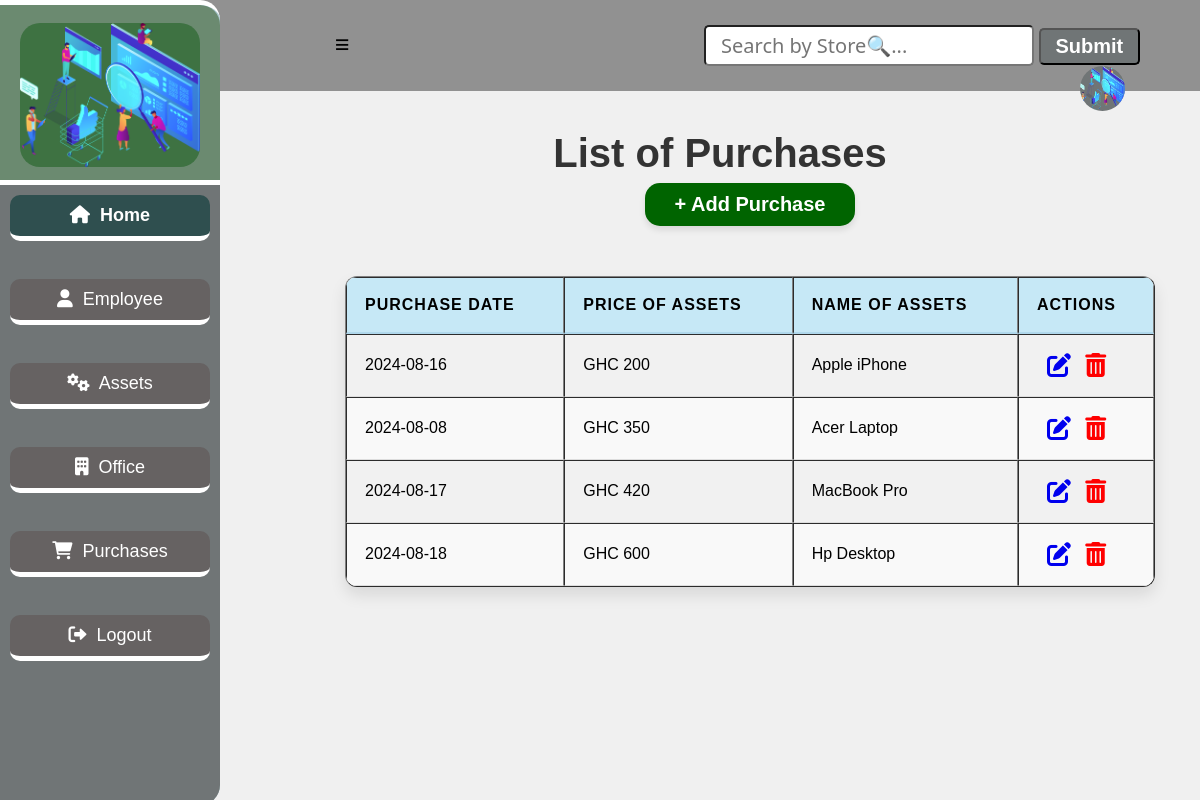
/purchase, run on the app's committed database.
### app.py (models this page shows, shortened)
class Purchase(db.Model):
    __tablename__ = "purchases"
    id=db.Column(db.Integer, primary_key=True)
    date=db.Column(db.String(10))
    store=db.Column(db.String(10))
    warranty_period=db.Column(db.Integer)
    equipment_rel=db.relationship('Equipment', backref='equipment_purchase')

### app.py (the view)
@app.route('/purchase')
def purchase():
    purchases = Purchase.query.all()
    return render_template('purchaseList.html', purchases=purchases)

### app.py (called while the page is built)
@app.before_request
def create_table():
    db.create_all()

### templates/purchaseList.html (shortened to what this page needs)
<!DOCTYPE html>
<html lang="en">
<head>
    <link
    rel="stylesheet"
    href="{{ url_for('static', filename='main.css') }}"
    />
    <link rel="stylesheet" href="https://cdnjs.cloudflare.com/ajax/libs/font-awesome/4.7.0/css/font-awesome.min.css">
    <link rel="stylesheet" href="https://cdnjs.cloudflare.com/ajax/libs/font-awesome/6.0.0-beta3/css/all.min.css">
</head>
<body>
    <div class="header">
        <a href="#" id="sidebar-icon">&#8801;</a>
        <input type="search" id="query" name="search" placeholder="Search by Store🔍...">
        <button id="search-button">Submit</button>
        <a href="#"><img src="{{ url_for('static', filename='bg4.png') }}" alt="logo"></a>
    </div>
    <section class="sidebar">
        <div class="logo">
            <img src="{{ url_for('static', filename='bg4.png') }}" alt="logo">
        </div>
        <div class="content">
            <a href="/entry_point" class="home active"><i class="fas fa-home"></i>&nbsp; Home</a><br>
            <a href="/employee" class="home"><i class="fas fa-user"></i>&nbsp;  Employee</a><br>
            <a href="/equipment" class="home"><i class="fas fa-cogs"></i>&nbsp;  Assets</a><br>
            <a href="/location" class="home"><i class="fas fa-building"></i>&nbsp;  Office</a><br>
            <a href="/purchase" class="home"><i class="fas fa-shopping-cart"></i> &nbsp; Purchases</a><br>
            <a href="/login" class="home"><i class="fas fa-sign-out-alt"></i>&nbsp;  Logout</a>
          </div>
    </section>
    <h1 class="marquee">List of Purchases</h1>
    <div class="purchase-form">
        <a href="/add-purchase" class="btn1">+ Add Purchase</a>
        <table border="1">
            <thead>
                <tr>
                    <th>Purchase Date</th>
                    <th>Price Of Assets</th>
                    <th>Name Of Assets</th>
                    <th>Actions</th>
                </tr>
            </thead>
            <tbody id="table-results">
                {% for purchase in purchases %}
                    <tr>
                        <td>{{ purchase.date }}</td>
                        <td>{{ purchase.store }}</td>
                        <td>{{ purchase.warranty_period }}</td>
                        <td class="action">
                            <a href="/edit_purchase{{ purchase.id }}"><i class="fa fa-edit" style="font-size:24px"></i></a>
                            <a href="/delete_purchase{{ purchase.id }}"><i class="fa fa-trash-o" style="font-size:24px"></i></a>
                        </td>
                    </tr>
                {% endfor %}
            </tbody>
        </table>
    </div>
</body>
</html>

### static/main.css (style rules this page uses)
body { margin: 0; padding: 0; font-family: Verdana, sans-serif; background-color: #f0f0f0; height: auto; }
.header { background: #919191; padding: 25px; }
.header input { padding: 5px 15px; font-size: 20px; font-family: 'Segoe UI', Tahoma, Geneva, Verdana, sans-serif; border-radius: 5px; margin-left: 350px; }
.header button { padding: 5px 15px; font-size: 20px; border-radius: 5px; background: #707576; color: #fff; font-weight: bold; }
.header img { width: 45px; height: 45px; background: #707576; border-radius: 50%; float: right; justify-content: center; margin-right: 50px; transition: transform 0.3s ease; }
#sidebar-icon { margin-left: 310px; font-size: 25px; text-decoration: none; color: #000; font-weight: bold; cursor: pointer; transition: color 0.3s ease, transform 0.3s ease; }
.sidebar { position: fixed; top: 0; left: 0; width: 220px; height: 100vh; background: #a5c3c9; border-top: 5px solid #fff; border-radius: 0 20px 20px 0; overflow: hidden; transition: transform 0.3s ease, background 0.3s ease; }
.logo { width: 220px; height: 180px; background: rgba(104, 135, 106, 0.938); display: flex; justify-content: center; align-items: center; border-radius: 0 20px 0 0; }
.logo img { width: 180px; display: block; margin: auto; background-color: rgba(59, 112, 63, 0.938); border-radius: 20px; }
.content { background: #707576; width: 220px; height: calc(100vh - 180px); position: fixed; top: 180px; z-index: 1; border-top: 5px solid #fff; overflow-y: auto; border-radius: 0 0 20px 0; }
.content a { display: flex; text-decoration: none; color: #fff; font-size: 18px; border-bottom: 5px solid white; padding: 10px 15px; justify-content: center; transition: background 0.3s ease, transform 0.3s ease; border-radius: 10px; margin: 10px; }
.home { border: none; outline: none; padding: 10px 16px; background: #666262; cursor: pointer; }
.active, .home:hover { background: darkslategrey; color: black; font-weight: bold; }
h1 { display: flex; font-size: 40px; flex-wrap: wrap; justify-content: center; margin-left: 240px; margin-top: 40px; color: #333; }
.purchase-form { display: flex; justify-content: center; align-items: center; flex-direction: column; margin-left: 300px; }
table { width: 90%; max-width: 1000px; border-collapse: separate; border-spacing: 0; margin-top: 30px; margin-left: auto; margin-right: auto; background: #ffffff; border-radius: 12px; overflow: hidden; box-shadow: 0 8px 16px rgba(0, 0, 0, 0.1); }
th, td { padding: 18px; text-align: left; font-size: 1em; border-bottom: 1px solid #ddd; }
th { background-color: #c6e8f6; font-weight: bold; text-transform: uppercase; letter-spacing: 1px; border-bottom: 2px solid #b0d8ec; }
tbody tr:nth-child(even) { background-color: #f9f9f9; }
tbody tr:nth-child(odd) { background-color: #f1f1f1; }
.btn1 { background: darkgreen; color: #fff; font-size: 1em; padding: 10px 30px; border-radius: 15px; transition: background-color 0.25s, box-shadow 0.25s, transform 0.25s; margin-bottom: 20px; text-decoration: none; font-size: 20px; display: block; margin-top: -20px; font-weight: bold; box-shadow: 0 4px 6px rgba(0, 0, 0, 0.1); }
.marquee { text-align: center; }
.action a { margin-left: 10px; }
.action .fa-trash-o { color: red; }

### data on the page
Purchase: date "2024-08-16", store "GHC 200", warranty_period "Apple iPhone"
Purchase: date "2024-08-08", store "GHC 350", warranty_period "Acer Laptop"
Purchase: date "2024-08-17", store "GHC 420", warranty_period "MacBook Pro"
Purchase: date "2024-08-18", store "GHC 600", warranty_period "Hp Desktop"
